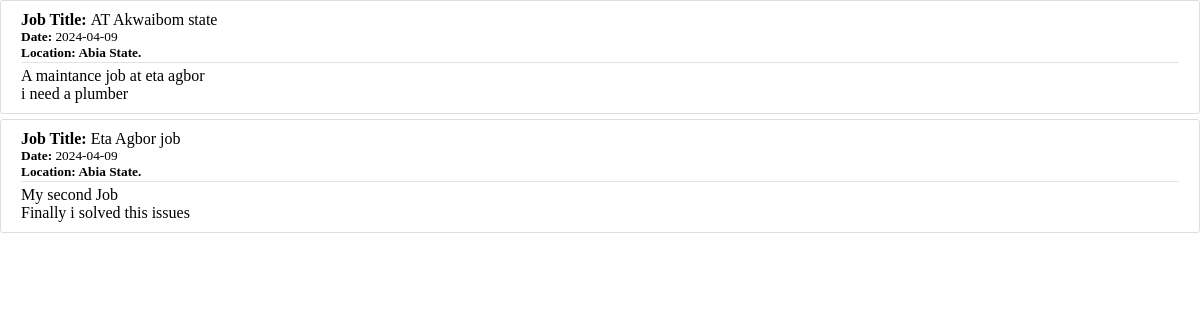
Before: /clients/dashboard/posted_jobs (signed in) with the older database file.
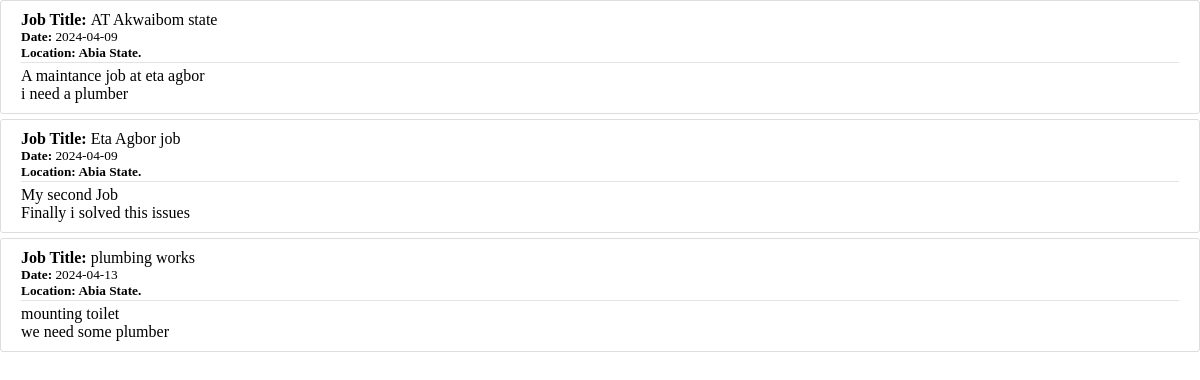
After: the same page with the newer database file.
### model/base.py (models this page shows, shortened)
class Job(Base):
    __tablename__ = 'jobs'
    id = Column(Integer, primary_key=True)
    job_title = Column(String(50), nullable=False)
    job_description = Column(String(100), nullable=False)
    completed = Column(Boolean, default=False)
    content = Column(String(1000), nullable=False)
    date_posted = Column(DateTime, nullable=False, default=datetime.utcnow)
    location = Column(String(100), nullable=False)
    client_id = Column(Integer, ForeignKey('clients.id'))

### model/clients/routes.py (the view)
@client_s.route("/dashboard/posted_jobs",  methods=['GET','POST'],strict_slashes=False)
def posted_jobs():
    jobs = Job.query.filter_by(client_id=current_user.id).all()
    return render_template('posted_jobs.html', jobs=jobs)

### model/clients/routes.py (called while the page is built)
@login_manager.user_loader
def load_user(user_id):
    try:
        client = Client.query.get(user_id)
        return client
    except:
        return None

### model/clients/templates/posted_jobs.html
<link rel="stylesheet" type="text/css" href="{{ url_for('client_s.static', filename='main.css') }}">
{% for job in jobs %}
<article class="media content-section">
    <div class="media-body">
      <div class="article-metadata">
        <div class="text-text-muted"><strong>Job Title: </strong>{{ job.job_title }}</div>
        <small class="text-muted"><strong>Date: </strong>{{ job.date_posted.strftime('%Y-%m-%d') }}</small>
        <div class="mt-2">
          <small class="text-muted"><strong>Location: {{ job.location }} State.</strong></small>
        </div>
      </div>
      <p class="article-content">{{ job.job_description }}</p>
      <p class="article-content">{{ job.content }}</p>
    </div>
  </article>
{% endfor %}

Changed rows visible on the page:
added Job: job_title "plumbing works", date_posted "2024-04-13", location "Abia", job_description "mounting toilet", content "we need some plumber"
